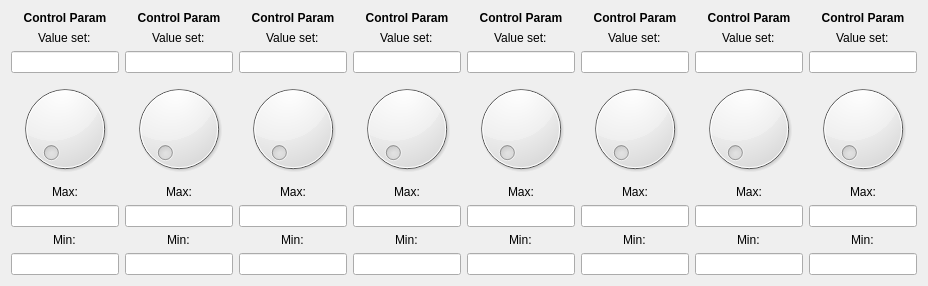
     <widget class="QWidget" name="eg_tab_1">
      <attribute name="title">
       <string>Encoder Group 2</string>
      </attribute>
      <layout class="QVBoxLayout" name="verticalLayout_2">
       <item>
        <layout class="QGridLayout" name="dial_grid_layout_1">
         <item row="0" column="0">
          <layout class="QVBoxLayout" name="dial_vertical_layout_8">
           <item>
            <widget class="QLabel" name="dial_control_param_name_8">
             <property name="font">
              <font>
               <weight>75</weight>
               <bold>true</bold>
              </font>
             </property>
             <property name="text">
              <string>Control Param</string>
             </property>
             <property name="alignment">
              <set>Qt::AlignCenter</set>
             </property>
            </widget>
           </item>
           <item alignment="Qt::AlignHCenter">
            <widget class="QLabel" name="dial_val_set_label_8">
             <property name="text">
              <string>Value set:</string>
             </property>
            </widget>
           </item>
           <item alignment="Qt::AlignHCenter">
            <widget class="QLineEdit" name="dial_val_set_8">
             <property name="text">
              <string/>
             </property>
             <property name="alignment">
              <set>Qt::AlignCenter</set>
             </property>
            </widget>
           </item>
           <item>
            <widget class="QDial" name="dial_8"/>
           </item>
           <item alignment="Qt::AlignHCenter">
            <widget class="QLabel" name="dial_max_label_8">
             <property name="text">
              <string>Max:</string>
             </property>
            </widget>
           </item>
           <item alignment="Qt::AlignHCenter">
            <widget class="QLineEdit" name="dial_max_val_8">
             <property name="text">
              <string/>
             </property>
             <property name="alignment">
              <set>Qt::AlignCenter</set>
             </property>
            </widget>
           </item>
           <item alignment="Qt::AlignHCenter">
            <widget class="QLabel" name="dial_min_label_8">
             <property name="text">
              <string>Min:</string>
             </property>
            </widget>
           </item>
           <item alignment="Qt::AlignHCenter">
            <widget class="QLineEdit" name="dial_min_val_8">
             <property name="text">
              <string/>
             </property>
             <property name="alignment">
              <set>Qt::AlignCenter</set>
             </property>
            </widget>
           </item>
          </layout>
         </item>
         <item row="0" column="1">
          <layout class="QVBoxLayout" name="dial_vertical_layout_9">
           <item>
            <widget class="QLabel" name="dial_control_param_name_9">
             <property name="font">
              <font>
               <weight>75</weight>
               <bold>true</bold>
              </font>
             </property>
             <property name="text">
              <string>Control Param</string>
             </property>
             <property name="alignment">
              <set>Qt::AlignCenter</set>
             </property>
            </widget>
           </item>
           <item alignment="Qt::AlignHCenter">
            <widget class="QLabel" name="dial_val_set_label_9">
             <property name="text">
              <string>Value set:</string>
             </property>
            </widget>
           </item>
           <item alignment="Qt::AlignHCenter">
            <widget class="QLineEdit" name="dial_val_set_9">
             <property name="text">
              <string/>
             </property>
             <property name="alignment">
              <set>Qt::AlignCenter</set>
             </property>
            </widget>
           </item>
           <item>
            <widget class="QDial" name="dial_9"/>
           </item>
           <item alignment="Qt::AlignHCenter">
            <widget class="QLabel" name="dial_max_label_9">
             <property name="text">
              <string>Max:</string>
             </property>
            </widget>
           </item>
           <item alignment="Qt::AlignHCenter">
            <widget class="QLineEdit" name="dial_max_val_9">
             <property name="text">
              <string/>
             </property>
             <property name="alignment">
              <set>Qt::AlignCenter</set>
             </property>
            </widget>
           </item>
           <item alignment="Qt::AlignHCenter">
            <widget class="QLabel" name="dial_min_label_9">
             <property name="text">
              <string>Min:</string>
             </property>
            </widget>
           </item>
           <item alignment="Qt::AlignHCenter">
            <widget class="QLineEdit" name="dial_min_val_9">
             <property name="text">
              <string/>
             </property>
             <property name="alignment">
              <set>Qt::AlignCenter</set>
             </property>
            </widget>
           </item>
          </layout>
         </item>
         <item row="0" column="2">
          <layout class="QVBoxLayout" name="dial_vertical_layout_10">
           <item>
            <widget class="QLabel" name="dial_control_param_name_10">
             <property name="font">
              <font>
               <weight>75</weight>
               <bold>true</bold>
              </font>
             </property>
             <property name="text">
              <string>Control Param</string>
             </property>
             <property name="alignment">
              <set>Qt::AlignCenter</set>
             </property>
            </widget>
           </item>
           <item alignment="Qt::AlignHCenter">
            <widget class="QLabel" name="dial_val_set_label_10">
             <property name="text">
              <string>Value set:</string>
             </property>
            </widget>
           </item>
           <item alignment="Qt::AlignHCenter">
            <widget class="QLineEdit" name="dial_val_set_10">
             <property name="text">
              <string/>
             </property>
             <property name="alignment">
              <set>Qt::AlignCenter</set>
             </property>
            </widget>
           </item>
           <item>
            <widget class="QDial" name="dial_10"/>
           </item>
           <item alignment="Qt::AlignHCenter">
            <widget class="QLabel" name="dial_max_label_10">
             <property name="text">
              <string>Max:</string>
             </property>
            </widget>
           </item>
           <item alignment="Qt::AlignHCenter">
            <widget class="QLineEdit" name="dial_max_val_10">
             <property name="text">
              <string/>
             </property>
             <property name="alignment">
              <set>Qt::AlignCenter</set>
             </property>
            </widget>
           </item>
           <item alignment="Qt::AlignHCenter">
            <widget class="QLabel" name="dial_min_label_10">
             <property name="text">
              <string>Min:</string>
             </property>
            </widget>
           </item>
           <item alignment="Qt::AlignHCenter">
            <widget class="QLineEdit" name="dial_min_val_10">
             <property name="text">
              <string/>
             </property>
             <property name="alignment">
              <set>Qt::AlignCenter</set>
             </property>
            </widget>
           </item>
          </layout>
         </item>
         <item row="0" column="3">
          <layout class="QVBoxLayout" name="dial_vertical_layout_11">
           <item>
            <widget class="QLabel" name="dial_control_param_name_11">
             <property name="font">
              <font>
               <weight>75</weight>
               <bold>true</bold>
              </font>
             </property>
             <property name="text">
              <string>Control Param</string>
             </property>
             <property name="alignment">
              <set>Qt::AlignCenter</set>
             </property>
            </widget>
           </item>
           <item alignment="Qt::AlignHCenter">
            <widget class="QLabel" name="dial_val_set_label_11">
             <property name="text">
              <string>Value set:</string>
             </property>
            </widget>
           </item>
           <item alignment="Qt::AlignHCenter">
            <widget class="QLineEdit" name="dial_val_set_11">
             <property name="text">
              <string/>
             </property>
             <property name="alignment">
              <set>Qt::AlignCenter</set>
             </property>
            </widget>
           </item>
           <item>
            <widget class="QDial" name="dial_11"/>
           </item>
           <item alignment="Qt::AlignHCenter">
            <widget class="QLabel" name="dial_max_label_11">
             <property name="text">
              <string>Max:</string>
             </property>
            </widget>
           </item>
           <item alignment="Qt::AlignHCenter">
            <widget class="QLineEdit" name="dial_max_val_11">
             <property name="text">
              <string/>
             </property>
             <property name="alignment">
              <set>Qt::AlignCenter</set>
             </property>
            </widget>
           </item>
           <item alignment="Qt::AlignHCenter">
            <widget class="QLabel" name="dial_min_label_11">
             <property name="text">
              <string>Min:</string>
             </property>
            </widget>
           </item>
           <item alignment="Qt::AlignHCenter">
            <widget class="QLineEdit" name="dial_min_val_11">
             <property name="text">
              <string/>
             </property>
             <property name="alignment">
              <set>Qt::AlignCenter</set>
             </property>
            </widget>
           </item>
          </layout>
         </item>
         <item row="0" column="4">
          <layout class="QVBoxLayout" name="dial_vertical_layout_12">
           <item>
            <widget class="QLabel" name="dial_control_param_name_12">
             <property name="font">
              <font>
               <weight>75</weight>
               <bold>true</bold>
              </font>
             </property>
             <property name="text">
              <string>Control Param</string>
             </property>
             <property name="alignment">
              <set>Qt::AlignCenter</set>
             </property>
            </widget>
           </item>
           <item alignment="Qt::AlignHCenter">
            <widget class="QLabel" name="dial_val_set_label_12">
             <property name="text">
              <string>Value set:</string>
             </property>
            </widget>
           </item>
           <item alignment="Qt::AlignHCenter">
            <widget class="QLineEdit" name="dial_val_set_12">
             <property name="text">
              <string/>
             </property>
             <property name="alignment">
              <set>Qt::AlignCenter</set>
             </property>
            </widget>
           </item>
           <item>
            <widget class="QDial" name="dial_12"/>
           </item>
           <item alignment="Qt::AlignHCenter">
            <widget class="QLabel" name="dial_max_label_12">
             <property name="text">
              <string>Max:</string>
             </property>
            </widget>
           </item>
           <item alignment="Qt::AlignHCenter">
            <widget class="QLineEdit" name="dial_max_val_12">
             <property name="text">
              <string/>
             </property>
             <property name="alignment">
              <set>Qt::AlignCenter</set>
             </property>
            </widget>
           </item>
           <item alignment="Qt::AlignHCenter">
            <widget class="QLabel" name="dial_min_label_12">
             <property name="text">
              <string>Min:</string>
             </property>
            </widget>
           </item>
           <item alignment="Qt::AlignHCenter">
            <widget class="QLineEdit" name="dial_min_val_12">
             <property name="text">
              <string/>
             </property>
             <property name="alignment">
              <set>Qt::AlignCenter</set>
             </property>
            </widget>
           </item>
          </layout>
         </item>
         <item row="0" column="5">
          <layout class="QVBoxLayout" name="dial_vertical_layout_13">
           <item>
            <widget class="QLabel" name="dial_control_param_name_13">
             <property name="font">
              <font>
               <weight>75</weight>
               <bold>true</bold>
              </font>
             </property>
             <property name="text">
              <string>Control Param</string>
             </property>
             <property name="alignment">
              <set>Qt::AlignCenter</set>
             </property>
            </widget>
           </item>
           <item alignment="Qt::AlignHCenter">
            <widget class="QLabel" name="dial_val_set_label_13">
             <property name="text">
              <string>Value set:</string>
             </property>
            </widget>
           </item>
           <item alignment="Qt::AlignHCenter">
            <widget class="QLineEdit" name="dial_val_set_13">
             <property name="text">
              <string/>
             </property>
             <property name="alignment">
              <set>Qt::AlignCenter</set>
             </property>
            </widget>
           </item>
           <item>
            <widget class="QDial" name="dial_13"/>
           </item>
           <item alignment="Qt::AlignHCenter">
            <widget class="QLabel" name="dial_max_label_13">
             <property name="text">
              <string>Max:</string>
             </property>
            </widget>
           </item>
           <item alignment="Qt::AlignHCenter">
            <widget class="QLineEdit" name="dial_max_val_13">
             <property name="text">
              <string/>
             </property>
             <property name="alignment">
              <set>Qt::AlignCenter</set>
             </property>
            </widget>
           </item>
           <item alignment="Qt::AlignHCenter">
            <widget class="QLabel" name="dial_min_label_13">
             <property name="text">
              <string>Min:</string>
             </property>
            </widget>
           </item>
           <item alignment="Qt::AlignHCenter">
            <widget class="QLineEdit" name="dial_min_val_13">
             <property name="text">
              <string/>
             </property>
             <property name="alignment">
              <set>Qt::AlignCenter</set>
             </property>
            </widget>
           </item>
          </layout>
         </item>
         <item row="0" column="6">
          <layout class="QVBoxLayout" name="dial_vertical_layout_14">
           <item>
            <widget class="QLabel" name="dial_control_param_name_14">
             <property name="font">
              <font>
               <weight>75</weight>
               <bold>true</bold>
              </font>
             </property>
             <property name="text">
              <string>Control Param</string>
             </property>
             <property name="alignment">
              <set>Qt::AlignCenter</set>
             </property>
            </widget>
           </item>
           <item alignment="Qt::AlignHCenter">
            <widget class="QLabel" name="dial_val_set_label_14">
             <property name="text">
              <string>Value set:</string>
             </property>
            </widget>
           </item>
           <item alignment="Qt::AlignHCenter">
            <widget class="QLineEdit" name="dial_val_set_14">
             <property name="text">
              <string/>
             </property>
             <property name="alignment">
              <set>Qt::AlignCenter</set>
             </property>
            </widget>
           </item>
           <item>
            <widget class="QDial" name="dial_14"/>
           </item>
           <item alignment="Qt::AlignHCenter">
            <widget class="QLabel" name="dial_max_label_14">
             <property name="text">
              <string>Max:</string>
             </property>
            </widget>
           </item>
           <item alignment="Qt::AlignHCenter">
            <widget class="QLineEdit" name="dial_max_val_14">
             <property name="text">
              <string/>
             </property>
             <property name="alignment">
              <set>Qt::AlignCenter</set>
             </property>
            </widget>
           </item>
           <item alignment="Qt::AlignHCenter">
            <widget class="QLabel" name="dial_min_label_14">
             <property name="text">
              <string>Min:</string>
             </property>
            </widget>
           </item>
           <item alignment="Qt::AlignHCenter">
            <widget class="QLineEdit" name="dial_min_val_14">
             <property name="text">
              <string/>
             </property>
             <property name="alignment">
              <set>Qt::AlignCenter</set>
             </property>
            </widget>
           </item>
          </layout>
         </item>
         <item row="0" column="7">
          <layout class="QVBoxLayout" name="dial_vertical_layout_15">
           <item>
            <widget class="QLabel" name="dial_control_param_name_15">
             <property name="font">
              <font>
               <weight>75</weight>
               <bold>true</bold>
              </font>
             </property>
             <property name="text">
              <string>Control Param</string>
             </property>
             <property name="alignment">
              <set>Qt::AlignCenter</set>
             </property>
            </widget>
           </item>
           <item alignment="Qt::AlignHCenter">
            <widget class="QLabel" name="dial_val_set_label_15">
             <property name="text">
              <string>Value set:</string>
             </property>
            </widget>
           </item>
           <item alignment="Qt::AlignHCenter">
            <widget class="QLineEdit" name="dial_val_set_15">
             <property name="text">
              <string/>
             </property>
             <property name="alignment">
              <set>Qt::AlignCenter</set>
             </property>
            </widget>
           </item>
           <item>
            <widget class="QDial" name="dial_15"/>
           </item>
           <item alignment="Qt::AlignHCenter">
            <widget class="QLabel" name="dial_max_label_15">
             <property name="text">
              <string>Max:</string>
             </property>
            </widget>
           </item>
           <item alignment="Qt::AlignHCenter">
            <widget class="QLineEdit" name="dial_max_val_15">
             <property name="text">
              <string/>
             </property>
             <property name="alignment">
              <set>Qt::AlignCenter</set>
             </property>
            </widget>
           </item>
           <item alignment="Qt::AlignHCenter">
            <widget class="QLabel" name="dial_min_label_15">
             <property name="text">
              <string>Min:</string>
             </property>
            </widget>
           </item>
           <item alignment="Qt::AlignHCenter">
            <widget class="QLineEdit" name="dial_min_val_15">
             <property name="text">
              <string/>
             </property>
             <property name="alignment">
              <set>Qt::AlignCenter</set>
             </property>
            </widget>
           </item>
          </layout>
         </item>
        </layout>
       </item>
      </layout>
     </widget>
